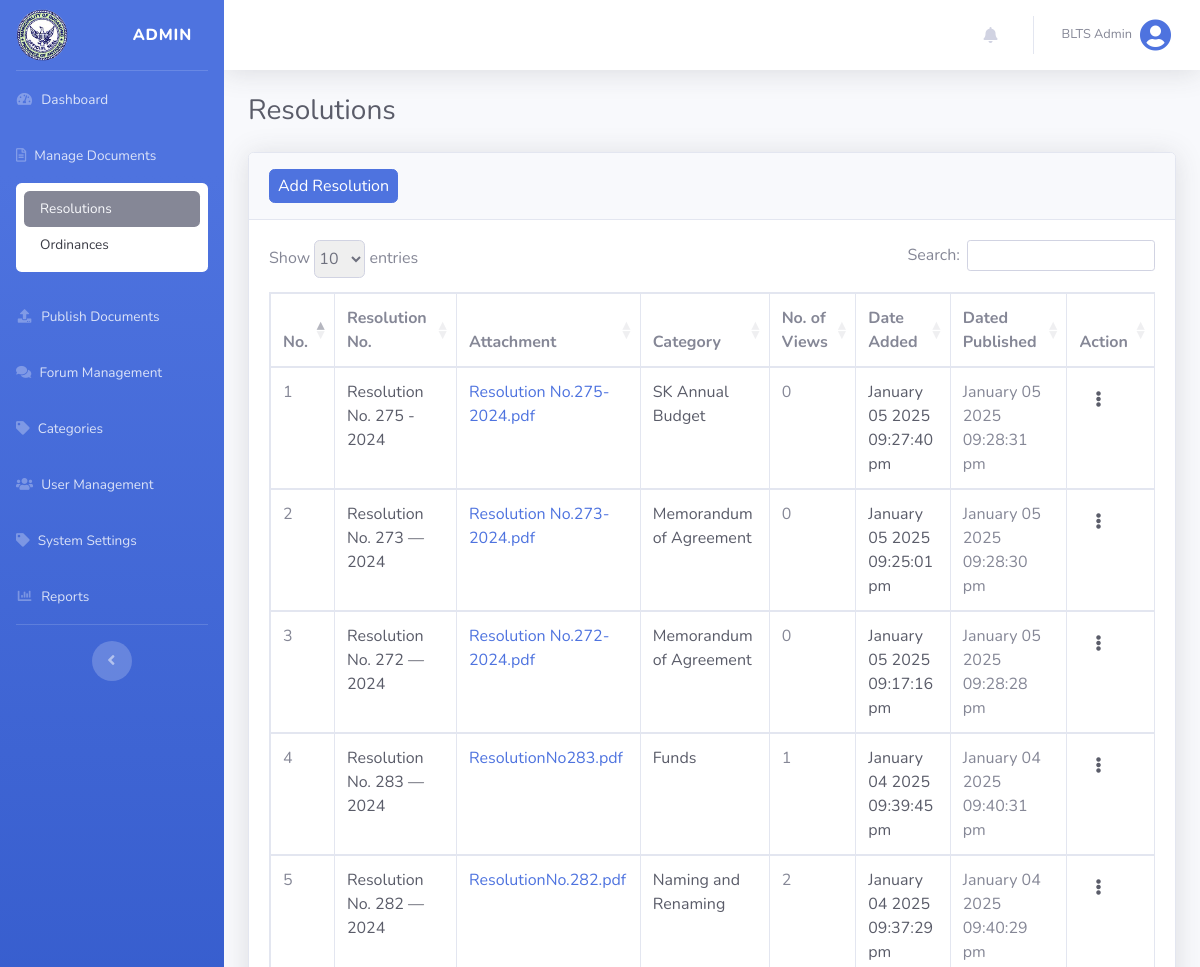
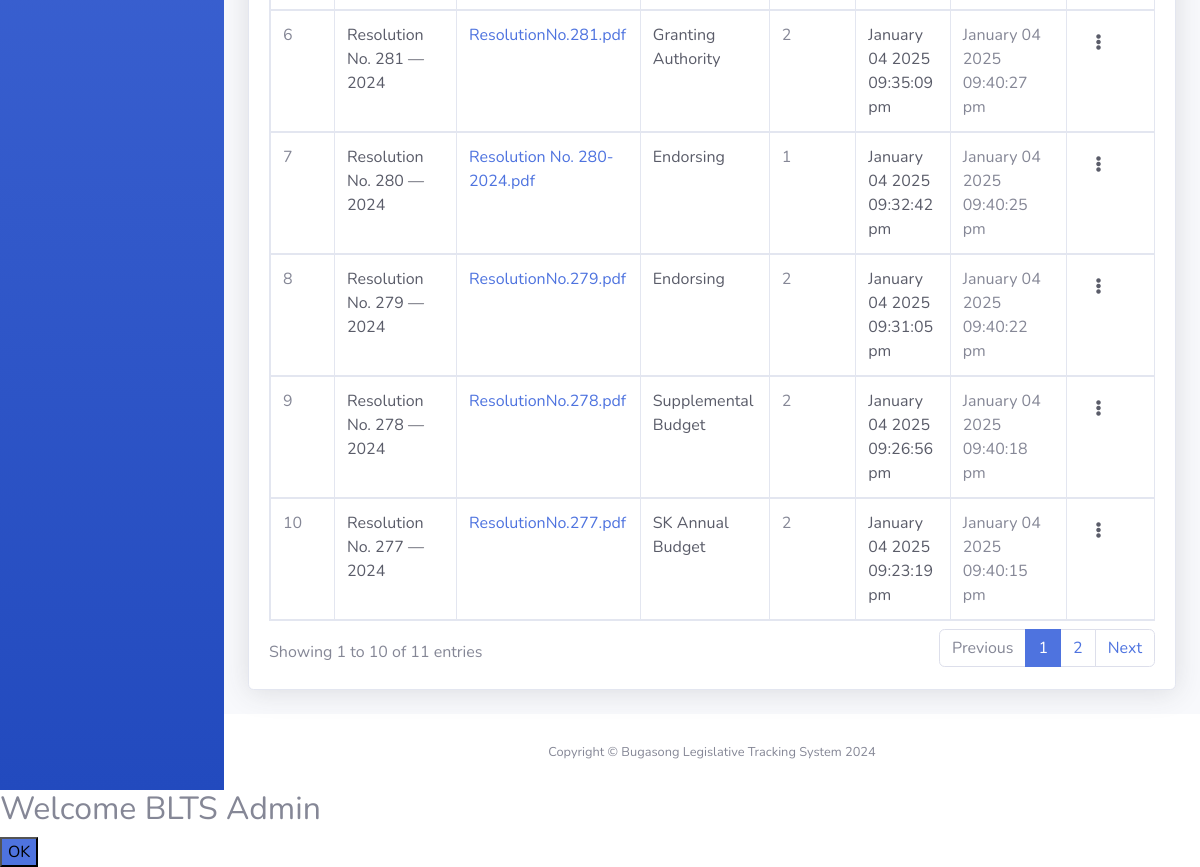
The app's page /views/admin_resolution.php?manage (signed in) with its own data (2 pictures, top to bottom).
### tables this page shows
CREATE TABLE `system_settings` (
  `system_setting_id` int(255) NOT NULL,
  `system_logo` varchar(255) NOT NULL
);

CREATE TABLE `users` (
  `user_id` int(255) NOT NULL,
  `name` varchar(255) NOT NULL,
  `email` varchar(255) NOT NULL,
  `username` varchar(255) NOT NULL,
  `password` varchar(255) NOT NULL,
  `status` int(255) NOT NULL DEFAULT 0,
  `user_type` varchar(255) NOT NULL DEFAULT 'citizen',
  `date_added` datetime NOT NULL DEFAULT current_timestamp()
);

CREATE TABLE `resolutions` (
  `resolution_id` int(255) NOT NULL,
  `user_id` int(255) NOT NULL,
  `resolution_cat_id` int(255) NOT NULL,
  `title` longtext NOT NULL,
  `resolutionNo` varchar(255) NOT NULL,
  `whereasClauses` longtext NOT NULL,
  `resolvingClauses` longtext NOT NULL,
  `optionalClauses` longtext NOT NULL,
  `approvalDetails` longtext NOT NULL,
  `file` varchar(255) NOT NULL,
  `date_added` datetime NOT NULL DEFAULT current_timestamp(),
  `date_publish` datetime(6) DEFAULT NULL,
  `status` int(255) NOT NULL DEFAULT 0
);

CREATE TABLE `resolution_cat` (
  `resolution_cat_id` int(255) NOT NULL,
  `resolution_category_name` varchar(255) NOT NULL,
  `date_added` datetime NOT NULL DEFAULT current_timestamp()
);

### config/functions.php (called while the page is built, shortened)
<?php
function isLogin()
{
    return isset($_SESSION['isLogin']);
}
function isAdmin()
{
    return isset($_SESSION['user_type']) && $_SESSION['user_type'] === 'admin';
}
function logName()
{
    $users = find('users', ['user_id' => $_SESSION['user_id']]);
    return !empty($users) ? $users['name'] : null;
}
function logUsertype()
{
    return $_SESSION['user_type'];
}
function getAllResolutionsDesc($limit)
{
    return findAll('resolutions', 'resolution_id', 'DESC', $limit);
}
function getResolutionCatByID($id)
{
    return find('resolution_cat', ['resolution_cat_id' => $id]);
}
function getResolutionViewCount($resolution_id)
{
    global $conn;
    $query = "
        SELECT
            o.resolution_id,
            COUNT(dv.document_id) AS view_count
        FROM
            resolutions o
        LEFT JOIN
            document_views dv
        ON
            o.resolution_id = dv.document_id
        WHERE
            o.resolution_id = ?
        GROUP BY
            o.resolution_id;
    ";
    $stmt = mysqli_prepare($conn, $query);
    mysqli_stmt_bind_param($stmt, "i", $resolution_id);
    mysqli_stmt_execute($stmt);
    $result = mysqli_stmt_get_result($stmt);
    $row = mysqli_fetch_assoc($result);
    if ($row) {
        return $row['view_count'];
    } else {
        return 0;
    }
}
function getSystemSettings()
{
    global $conn;
    $query = "SELECT * FROM system_settings";
    $settings = array();
    if ($result = $conn->query($query)) {
        while ($row = $result->fetch_assoc()) {
            $settings = $row;
        }
    } else {
        return false;
    }
    return $settings;
}
function get_filename($file)
{
    $file = basename($file);
    return $file;
}
function isActiveMenu($page)
{
    $currentUri = $_SERVER['REQUEST_URI'];
    return strpos($currentUri, $page) !== false;
}

### config/database.php (called while the page is built, shortened)
<?php
$host = "localhost";
$username = "root";
$password = "";
$database = "blts";
$conn = mysqli_connect($host, $username, $password, $database);
function find($table, $conditions)
{
    global $conn;
    $sql = "SELECT * FROM $table WHERE ";
    $params = [];
    foreach ($conditions as $column => $value) {
        $sql .= "$column = ? AND ";
        $params[] = $value;
    }
    $sql = substr($sql, 0, -4);
    $stmt = mysqli_prepare($conn, $sql);
    $types = str_repeat("s", count($params));
    $stmt->bind_param($types, ...$params);
    $stmt->execute();
    $result = $stmt->get_result();
    return $result->fetch_assoc();
}
function findAll($table, $orderBy = null, $direction = 'ASC', $limit = null)
{
    global $conn;
    $sql = "SELECT * FROM $table";
    if ($orderBy === 'RAND()') {
        $sql .= " ORDER BY RAND()";
    } elseif ($orderBy) {
        $sql .= " ORDER BY $orderBy $direction";
    }
    $result = mysqli_query($conn, $sql);
    return mysqli_fetch_all($result, MYSQLI_ASSOC);
}

### views/admin_resolution.php (the view, shortened to what this page needs)
<?php
@include('header.php');
?>
<div id="content-wrapper" class="d-flex flex-column">
    <div id="content">
        <?php @include('top_navbar.php'); ?>
        <?php if (isAdmin()): ?>
            <div class="container-fluid">
                <div class="d-sm-flex align-items-center justify-content-between mb-4">
                    <h1 class="h3 mb-0 text-gray-800">Resolutions</h1>
                </div>
                <div class="card shadow mb-4">
                    <div class="card-header py-3">
                        <?php if (isset($_GET['manage'])): ?>
                            <a href="admin_add_resolution.php" class="btn btn-primary px-2 py-1">Add Resolution</a>
                        <?php endif; ?>
                    </div>
                    <div class="card-body">
                        <div class="table-responsive">
                            <table class="table table-bordered" id="dataTable1" width="100%" cellspacing="0">
                                <thead>
                                    <tr>
                                        <th>No.</th>
                                        <th>Resolution No.</th>
                                        <th>Attachment</th>
                                        <th>Category</th>
                                        <th>No. of Views</th>
                                        <th>Date Added</th>
                                        <th>Dated Published</th>
                                        <th><?php if (isset($_GET['publish'])): ?>Status<?php endif; ?><?php if (isset($_GET['manage'])): ?>Action<?php endif; ?>
                                        </th>
                                    </tr>
                                </thead>
                                <tbody>
                                    <?php $count = 1; ?>
                                    <?php foreach (getAllResolutionsDesc(null) as $resolution): ?>
                                        <tr>
                                            <td><?php echo $count++; ?></td>
                                            <td class="text-gray-800"><?php echo $resolution['resolutionNo']; ?></td>
                                            <td class="text-gray-800"><a href="<?php echo $resolution['file']; ?>"
                                                    target="_blanks"><?php echo get_filename($resolution['file']); ?></a></td>
                                            <td class="text-gray-800">
                                                <?php echo isset(getResolutionCatByID($resolution['resolution_cat_id'])['resolution_category_name']) ? getResolutionCatByID($resolution['resolution_cat_id'])['resolution_category_name'] : ''; ?>
                                            </td>
                                            <td>
                                                <?php echo getResolutionViewCount($resolution['resolution_id']); ?>
                                            </td>
                                            <td class="text-gray-800">
                                                <?php echo date('F d Y h:i:s a', strtotime($resolution['date_added'])); ?>
                                            </td>
                                            <td><?php echo ($resolution['status'] == 1) ? date('F d Y h:i:s a', strtotime($resolution['date_publish'])) : ''; ?>
                                            </td>
                                            <td>
                                                <?php if (isset($_GET['manage'])): ?>
                                                    <a class="nav-link" href="#" id="actionDropdownMenu" role="button"
                                                        data-toggle="dropdown" aria-haspopup="true" aria-expanded="false">
                                                        <i class="fa fa-ellipsis-v text-dark"></i>
                                                    </a>
                                                <?php endif; ?>
                                            </td>
                                        </tr>
                                    <?php endforeach; ?>
                                </tbody>
                            </table>
                        </div>
                    </div>
                </div>
            </div>
        <?php else:
            redirect('dashboard', ''); ?>
        <?php endif; ?>
    </div>
    <footer class="sticky-footer bg-white">
        <div class="container my-auto">
            <div class="copyright text-center my-auto">
                <span>Copyright &copy; Bugasong Legislative Tracking System 2024</span>
            </div>
        </div>
    </footer>
</div>
<?php
@include('footer.php');
?>

### views/header.php (shortened to what this page needs)
<!DOCTYPE html>
<html lang="en">
<head>
    <link href="../vendor/fontawesome-free/css/all.min.css" rel="stylesheet" type="text/css">
    <link href="../css/sb-admin-2.min.css" rel="stylesheet">
    <link href="../css/datatable.css" rel="stylesheet">
    <link href="../css/styles.css" rel="stylesheet">
</head>
<body id="page-top">
    <div id="wrapper">
        <?php if (isLogin()) : ?>
            <ul class="navbar-nav bg-gradient-primary sidebar sidebar-dark accordion" id="accordionSidebar">
                <a class="sidebar-brand d-flex align-items-center justify-content-between" id="brandLink" data-title="BLTS - Dashboard" href="admin_home.php">
                    <div class="sidebar-brand-icon">
                        <?php echo (!empty(getSystemSettings()['system_logo'])) ? '<img width="52px" class="img-fluid" src="' . getSystemSettings()['system_logo'] . '">' : '<img width="52px" class="img-fluid" src="../uploads/placeholder.png" alt="placeholder">'; ?>
                    </div>
                    <div class="sidebar-brand-text mx-3"><?php echo logUsertype(); ?></div>
                </a>
                <hr class="sidebar-divider my-0">
                <li class="nav-item">
                    <a class="nav-link Links" id="dashboardLink" href="admin_home.php" data-title="BLTS - Dashboard">
                        <i class="fas fa-fw fa-tachometer-alt"></i>
                        <span>Dashboard</span>
                    </a>
                </li>
                <?php if (isAdmin()) : ?>
                    <li class="nav-item">
                        <a class="nav-link Links" id="ManageDocumentLink" href="#" data-toggle="collapse" data-target="#DocumentManagePage" aria-expanded="true" aria-controls="DocumentManagePage" data-title="BLTS - Manage Documents">
                            <i class="far fa-file-alt"></i>
                            <span>Manage Documents</span>
                        </a>
                        <div id="DocumentManagePage" class="collapse <?php echo (isActiveMenu('/admin_resolution.php?manage') || isActiveMenu('/admin_ordinance.php?manage') || isActiveMenu('/admin_add_resolution.php') || isActiveMenu('/admin_add_ordinance.php')) ? 'show' : ''; ?>" aria-labelledby="headingPages" data-parent="#accordionSidebar">
                            <div class="bg-white py-2 collapse-inner rounded">
                                <a class="collapse-item <?php echo (isActiveMenu('/admin_resolution.php?manage')) || isActiveMenu('/admin_add_resolution.php') ? 'bg-secondary text-light' : '' ?>" href="admin_resolution.php?manage">Resolutions</a>
                                <a class="collapse-item <?php echo (isActiveMenu('/admin_ordinance.php?manage')) || isActiveMenu('/admin_add_ordinance.php') ? 'bg-secondary text-light' : '' ?>" href="admin_ordinance.php?manage">Ordinances</a>
                            </div>
                        </div>
                    </li>
                    <li class="nav-item">
                        <a class="nav-link Links" id="publishDocumentLink" href="#" data-toggle="collapse" data-target="#DocumentPublishPage" aria-expanded="true" aria-controls="DocumentPublishPage" data-title="BLTS - Publish Documents">
                            <i class="fas fa-fw fa-upload"></i>
                            <span>Publish Documents</span>
                        </a>
                    </li>
                    <li class="nav-item">
                        <a class="nav-link Links" href="admin_forum.php" id="ForumManagementLink" data-title="BLTS - Forum Management">
                            <i class="fas fa-comments"></i>
                            <span>Forum Management</span>
                        </a>
                    </li>
                    <li class="nav-item">
                        <a class="nav-link Links" id="CategoriesLink" href="#" data-toggle="collapse" data-target="#CategoriesPage" aria-expanded="true" aria-controls="CategoriesPage" data-title="BLTS - Categories">
                            <i class="fas fa-tag"></i>
                            <span>Categories</span>
                        </a>
                    </li>
                    <li class="nav-item">
                        <a class="nav-link Links" href="admin_user_management.php" id="UserManagementLink" data-title="BLTS - User Management">
                            <i class="fas fa-users"></i>
                            <span>User Management</span>
                        </a>
                    </li>
                    <li class="nav-item">
                        <a class="nav-link Links" id="SystemSettingLink" href="#" data-toggle="collapse" data-target="#SystemSettingPage" aria-expanded="true" aria-controls="SystemSettingPage" data-title="BLTS - System Settings">
                            <i class="fas fa-tag"></i>
                            <span>System Settings</span>
                        </a>
                    </li>
                    <li class="nav-item">
                        <a class="nav-link Links" id="ReportLink" href="#" data-toggle="collapse" data-target="#ReportPage" aria-expanded="true" aria-controls="ReportPage" data-title="BLTS - Reports">
                            <i class="fas fa-fw fa-chart-bar"></i>
                            <span>Reports</span>
                        </a>
                    </li>
                <?php endif; ?>
                <hr class="sidebar-divider d-none d-md-block">
                <div class="text-center d-none d-md-inline">
                    <button class="rounded-circle border-0" id="sidebarToggle"></button>
                </div>
            </ul>
        <?php endif;

### views/top_navbar.php (shortened to what this page needs)
<nav class="navbar navbar-expand navbar-light bg-white topbar mb-4 shadow">
    <ul class="navbar-nav ml-auto">
        <?php if (isLogin()) : ?>
            <?php @include('notification_nav.php'); ?>
        <?php endif; ?>
        <li class="nav-item dropdown no-arrow">
            <a class="nav-link dropdown-toggle" href="#" id="userDropdown" role="button" data-toggle="dropdown" aria-haspopup="true" aria-expanded="false">
                <span class="mr-2 d-none d-lg-inline text-gray-600 small"><?php echo logName(); ?></span>
                <i class="img-profile rounded-circle fas fa-user-circle fa-2x text-primary"></i>
            </a>
        </li>
    </ul>
</nav>

### records on screen
system_settings: system_logo (picture)
users: name "BLTS Admin"
resolutions: resolutionNo "Resolution No. 275 - 2024", file "Resolution No.275-2024.pdf", resolution_cat.resolution_category_name "SK Annual Budget", resolution_id "0", date_added "January 05 2025 09:27:40 pm", date_publish "January 05 2025 09:28:31 pm"
resolutions: resolutionNo "Resolution No. 273 — 2024", file "Resolution No.273-2024.pdf", resolution_cat.resolution_category_name "Memorandum of Agreement", resolution_id "0", date_added "January 05 2025 09:25:01 pm", date_publish "January 05 2025 09:28:30 pm"
resolutions: resolutionNo "Resolution No. 272 — 2024", file "Resolution No.272-2024.pdf", resolution_cat.resolution_category_name "Memorandum of Agreement", resolution_id "0", date_added "January 05 2025 09:17:16 pm", date_publish "January 05 2025 09:28:28 pm"
resolutions: resolutionNo "Resolution No. 283 — 2024", file "ResolutionNo283.pdf", resolution_cat.resolution_category_name "Funds", resolution_id "1", date_added "January 04 2025 09:39:45 pm", date_publish "January 04 2025 09:40:31 pm"
resolutions: resolutionNo "Resolution No. 282 — 2024", file "ResolutionNo.282.pdf", resolution_cat.resolution_category_name "Naming and Renaming", resolution_id "2", date_added "January 04 2025 09:37:29 pm", date_publish "January 04 2025 09:40:29 pm"
resolutions: resolutionNo "Resolution No. 281 — 2024", file "ResolutionNo.281.pdf", resolution_cat.resolution_category_name "Granting Authority", resolution_id "2", date_added "January 04 2025 09:35:09 pm", date_publish "January 04 2025 09:40:27 pm"
resolutions: resolutionNo "Resolution No. 280 — 2024", file "Resolution No. 280-2024.pdf", resolution_cat.resolution_category_name "Endorsing", resolution_id "1", date_added "January 04 2025 09:32:42 pm", date_publish "January 04 2025 09:40:25 pm"
resolutions: resolutionNo "Resolution No. 279 — 2024", file "ResolutionNo.279.pdf", resolution_cat.resolution_category_name "Endorsing", resolution_id "2", date_added "January 04 2025 09:31:05 pm", date_publish "January 04 2025 09:40:22 pm"
resolutions: resolutionNo "Resolution No. 278 — 2024", file "ResolutionNo.278.pdf", resolution_cat.resolution_category_name "Supplemental Budget", resolution_id "2", date_added "January 04 2025 09:26:56 pm", date_publish "January 04 2025 09:40:18 pm"
resolutions: resolutionNo "Resolution No. 277 — 2024", file "ResolutionNo.277.pdf", resolution_cat.resolution_category_name "SK Annual Budget", resolution_id "2", date_added "January 04 2025 09:23:19 pm", date_publish "January 04 2025 09:40:15 pm"

### other values on screen
logUsertype() "ADMIN"
